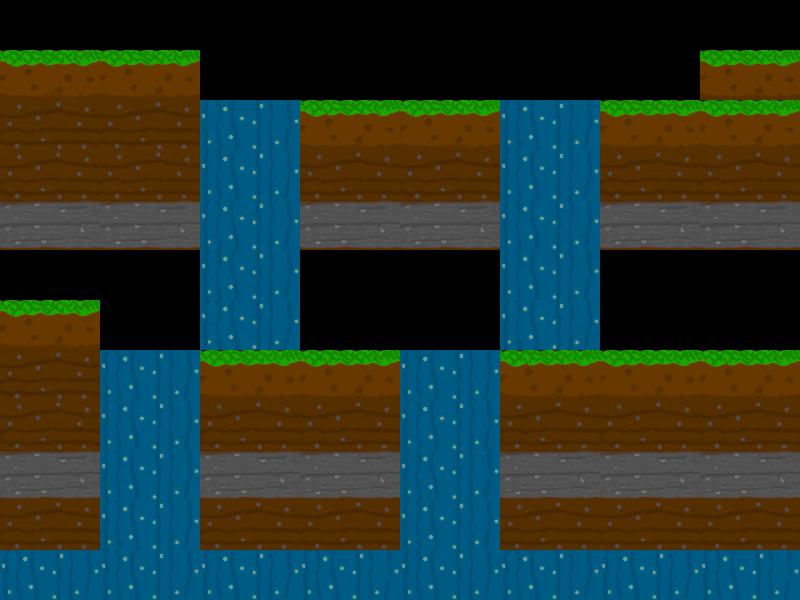

This game map was drawn from its Tiled (.tmx) file and the tilesets committed beside it. A one-line description and the full map source follow:
An orthogonal 8x12 tile map with 100x50 px tiles, 2 tile layers (Platforms, Waterfall).

<map version="1.9" tiledversion="1.9.2" orientation="orthogonal" renderorder="right-down" width="8" height="12" tilewidth="100" tileheight="50" infinite="0" nextlayerid="3" nextobjectid="1">
 <editorsettings>
  <export format="json" />
 </editorsettings>
 <tileset firstgid="1" name="tiles" tilewidth="100" tileheight="50" tilecount="5" columns="5">
  <image source="tiles.png" width="500" height="50" />
  <tile id="0">
   <properties>
    <property name="collides" type="bool" value="true" />
   </properties>
  </tile>
  <tile id="1">
   <properties>
    <property name="collides" type="bool" value="true" />
   </properties>
  </tile>
  <tile id="2">
   <properties>
    <property name="collides" type="bool" value="true" />
   </properties>
  </tile>
  <tile id="3">
   <animation>
    <frame tileid="3" duration="200" />
    <frame tileid="4" duration="100" />
   </animation>
  </tile>
 </tileset>
 <layer id="1" name="Platforms" width="8" height="12">
  <data encoding="csv">
0,0,0,0,0,0,0,0,
1,1,0,0,0,0,0,1,
2,2,0,1,1,0,1,1,
2,2,0,2,2,0,2,2,
3,3,0,3,3,0,3,3,
0,0,0,0,0,0,0,0,
1,0,0,0,0,0,0,0,
2,0,1,1,0,1,1,1,
2,0,2,2,0,2,2,2,
3,0,3,3,0,3,3,3,
2,0,2,2,0,2,2,2,
4,0,4,4,0,4,4,4
</data>
 </layer>
 <layer id="2" name="Waterfall" width="8" height="12">
  <data encoding="csv">
0,0,0,0,0,0,0,0,
0,0,0,0,0,0,0,0,
0,0,4,0,0,4,0,0,
0,0,4,0,0,4,0,0,
0,0,4,0,0,4,0,0,
0,0,4,0,0,4,0,0,
0,0,4,0,0,4,0,0,
0,4,0,0,4,0,0,0,
0,4,0,0,4,0,0,0,
0,4,0,0,4,0,0,0,
0,4,0,0,4,0,0,0,
0,4,0,0,4,0,0,0
</data>
 </layer>
</map>
